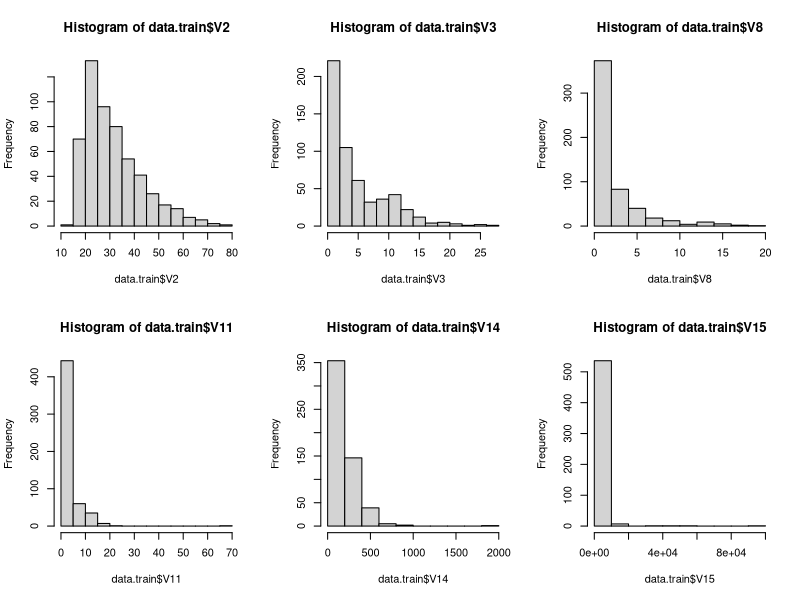

Reproduce this figure in R. (Note: this script raises an error after producing the figure.)
setwd('C:/Users/wangx/OneDrive - Georgia State University/Spring 2019/8700 Categorical Data Analysis/HW')
install.packages('pROC')
library(car)
library(glmnet)
library(randomForest)
library(pROC)
###cleaning
##training data
data.raw=read.table('project.1.data.2.train.txt',sep=',',na.strings = '?')
head(data.raw)
str(data.raw)
apply(is.na(data.raw),2,sum)
id_no_miss=(apply(is.na(data.raw),1,sum)==0)
data.train=data.raw[id_no_miss,]
sum(is.na(data.train))
str(data.train)
data.train$V16=as.character(data.train$V16)
data.train$V16
data.train$V16[data.train$V16=='+']=1
data.train$V16[data.train$V16=='-']=0
data.train$V16=as.factor(data.train$V16)
data.train$V16
colnames(data.train)[16]="Y"
str(data.train)
##testing data
data.raw1=read.table('project.1.data.2.test.txt',sep=',',na.strings = '?')
head(data.raw1)
str(data.raw1)
apply(is.na(data.raw1),2,sum)
data.test=data.raw1
data.test$V16=as.character(data.test$V16)
data.test$V16
data.test$V16[data.test$V16=='+']=1
data.test$V16[data.test$V16=='-']=0
data.test$V16=as.factor(data.test$V16)
data.test$V16
colnames(data.test)[16]="Y"
str(data.test)

###data exploration
cor(data.frame(data.train$V2,data.train$V3,data.train$V8,data.train$V11,data.train$V14,data.train$V15))
##numerical data
par(mfrow=c(2,3))
hist(data.train$V2)
hist(data.train$V3)
hist(data.train$V8)
hist(data.train$V11)
hist(data.train$V14)
hist(data.train$V15)
##categorical data/bar charts
par(mfrow=c(3,3))
plot(data.train$V1)
plot(data.train$V4)
plot(data.train$V5)
plot(data.train$V6)
plot(data.train$V7)
plot(data.train$V9)
plot(data.train$V10)
plot(data.train$V12)
plot(data.train$V13)
##scatterplot

scatterplotMatrix(data.train,plot.points=F, diagonal="histogram")

##-----logistic regression method-----##

#model selection
full=glm(Y~.,data=data.train,family="binomial")
null=glm(Y~1,data=data.train,family = "binomial")
select=step(null,scope=list(lower=null,upper=full),direction="forward")
data1=(select$model)
pred=colnames(data1)[-1]
m=length(pred)
pred.names=NULL
for(i in 1:m){
  pred.names=c(pred.names, pred[i])
}
for(i in 1:(m-1)){
  for(j in (i+1):m){
    pred.names=c(pred.names, paste(pred[i], ":", pred[j]))
  }
}
Formula <- formula(paste("Y ~ ",
                         paste(pred.names, collapse=" + ")))
Formula
fit.full.1=glm(Formula,data=data1,family=binomial)
fit.null.1=glm(Y~1,data=data1,family=binomial)
select.1=step(fit.null.1,scope=list(lower=fit.null.1,upper=fit.full.1),direction='forward')
fit.1=glm(Y ~ V9 + V15 + V11 + V6 + V4 + V14 + V8 + V9:V15 + V9:V11 + V4:V14 + 
            V4:V8 + V14:V8,data=data1,family=binomial)
summary(fit.1)
fit.1$coefficients
Anova(fit.1)
vif(fit.1)
##calculate ROC and AUCs using LOO method
pi0=seq(1,0,length.out = 500)
nsample=nrow(data.train)
roc.1=NULL
for (k in 1:length(pi0)){
  nsample=nrow(data.train)
  n1_11=0
  n1_10=0
  n1_01=0
  n1_00=0
  for (i in 1:nsample){
    training=data.train[-i,]
    test=data.train[i,]
    fit.1.training=glm(fit.1,data=data.train,family = binomial)
    if(predict(fit.1.training, test, type='response')>=pi0[k]){
      Y.pred.1=1
    }else{
      Y.pred.1=0
    }
    if((test$Y==1) & (Y.pred.1==1)){
      n1_11=n1_11+1
    }
    if((test$Y==1) & (Y.pred.1==0)){
      n1_10=n1_10+1
    }
    if((test$Y==0) & (Y.pred.1==1)){
      n1_01=n1_01+1
    }
    if((test$Y==0) & (Y.pred.1==0)){
      n1_00=n1_00+1
    }
  }
  sen1=n1_11/(n1_10+n1_11)
  spe1=n1_00/(n1_00+n1_01)
  roc.1=rbind(roc.1,c(1-spe1,sen1))
}
plot(roc.1,type='s',xlim=c(0,1),ylim = c(0,1),col='red',lwd=3,main='ROC curve',xlab='1-Specificity',ylab='Sensitivity')
str(roc.1)
auc.1=sum(roc.1[-500,2]*(roc.1[-1,1]-roc.1[-500,1]))
auc.1
pred.accuracy.1=roc.1[,2]*sum(data.train$Y==1)/nsample+(1-roc.1[,1])*sum(data.train$Y==0)/nsample
##cut-off point of pi0
which.max(pred.accuracy.1)
pi0.1=pi0[(which.max(pred.accuracy.1))]
pi0.1
##prediction accuracy/training accuracy
pred.train=pred.accuracy.1[258]
pred.train
####prediction accuracy/test accuracy
nsample=nrow(data.test)
n_correct=0
for (i in 1:nsample){
  test=data.test[i,]
  if(predict(fit.1, test, type='response')>pi0.1){
    Y.pred=1
  }else{
    Y.pred=0
  }
  if(test$Y==Y.pred){
    n_correct=n_correct+1
  }
}
pred.test=n_correct/nsample
pred.test

##model regularity - Ridge penalty
x=cbind(data.train$V9,data.train$V15,data.train$V11,data.train$V6,data.train$V4,data.train$V14,data.train$V8)
y=data.train$Y
fit.0=glmnet(x=x, y=y, family='binomial',alpha=0)
lambda.seq=fit.0$lambda
pi0=seq(0,1, length.out = 100)
correct.num=matrix(0, length(lambda.seq), length(pi0))
nsample=nrow(data.train)
for(i in 1:nsample){
  print(c("i=", i))
  x.train=x[-i,]
  x.test=matrix(x[i,],1,ncol(x))
  y.train=y[-i]
  y.test=y[i]
  fit.0.training=glmnet(x.train, y.train, family="binomial", alpha=0)
  for(j in 1:length(lambda.seq)){
    pred.prob=predict(fit.0.training, newx=x.test, s=lambda.seq[j], type="response")
    for(k in 1:length(pi0)){
      if(pred.prob>=pi0[k]){
        Y.pred.1=1
      }else{Y.pred.1=0}
      if((y.test==1)&(Y.pred.1==1)){
        correct.num[j,k]=correct.num[j,k]+1
      }
      if((y.test==0)&(Y.pred.1==0)){
        correct.num[j,k]=correct.num[j,k]+1
      }
    }
  }
}
#output
accuracy=correct.num/nsample
max(accuracy)
which(accuracy==max(accuracy), arr.ind=TRUE)
j=92
k=55
lambda=lambda.seq[j]
pi0.2=pi0[k]
lambda
pi0.2

#prediction accuracy after regularity/test accuracy
nsample=nrow(data.test)
n_correct=0
for (i in 1:nsample){
  test=data.test[i,]
  if(predict(fit.1, test, s = lambda, type='response')$fit>pi0.2){
    Y.pred=1
  }else{
    Y.pred=0
  }
  if(test$Y==Y.pred){
    n_correct=n_correct+1
  }
}
n_correct/nsample
pred.test1=n_correct/nsample
pred.test1

##----randomforest method----##
# Create a Random Forest model with default parameters
set.seed(12)
model1=randomForest(Y~., data = data.train, importance=TRUE, keep.forest = TRUE)
model1

#Checking classification accuracy
# *test data is actually used as validation set, instead of splitting training set into train and validation sets.
table(predict(model1,data.train),data.train$Y)
combined=rbind(data.train,data.test)
str(combined)
data.test=combined[548:647,]
predValid = predict(model1, newdata = data.test, type = "class")
#test accuracy
mean(predValid == data.test$Y)
table(predValid, data.test$Y)
# To check important variables
importance(model1)
varImpPlot(model1)

# Fine tuning parameters of Random Forest model
#if using test accuracy as model evaluation
# using for loop to find optimal mtry
set.seed(12)
a=as.numeric()
for (i in 2:15){
  model2= randomForest(Y~ .,data = data.train, ntree=500, mtry=i, importance=TRUE)
  predValid2 = predict(model2, newdata = data.test, type = "class")
  a[i-1]= mean(predValid2 == data.test$Y)
}
a
plot(2:15,a)
#if using OOB as model evaluation
# - tuneRF in the randomForest package
x.train = data.train[,1:15]
y.train = data.train[,16]
set.seed(12)
tuneRF(
  x = x.train,
  y = y.train,
  ntreeTry = 500,
  mtryStart = 3,
  stepFactor = 1.5,
  improve = 0.01,
  trace = FALSE
)

set.seed(12)
model_RFtuned= randomForest(Y~ .,data = data.train, ntree=500, mtry=2, importance=TRUE)
model_Mtuned= randomForest(Y~ .,data = data.train, ntree=500, mtry=7, importance=TRUE)
model1
model_RFtuned
model_Mtuned
predValid_RFtuned = predict(model_RFtuned, newdata = data.test, type = "class")
mean(predValid_RFtuned == data.test$Y)
table(predValid_RFtuned, data.test$Y)
predValid_Mtuned = predict(model_Mtuned, newdata = data.test, type = "class")
mean(predValid_Mtuned == data.test$Y)
table(predValid_Mtuned, data.test$Y)
rf.roc_RFtuned = roc(data.train$Y,model_RFtuned$votes[,2], auc = TRUE, plot = TRUE)
plot(rf.roc_RFtuned)
auc(rf.roc_RFtuned)
rf.roc_Mtuned = roc(data.train$Y,model_Mtuned$votes[,2])
plot(rf.roc_Mtuned)

# https://stackoverflow.com/questions/30366143/how-to-compute-roc-and-auc-under-roc-after-training-using-caret-in-r
